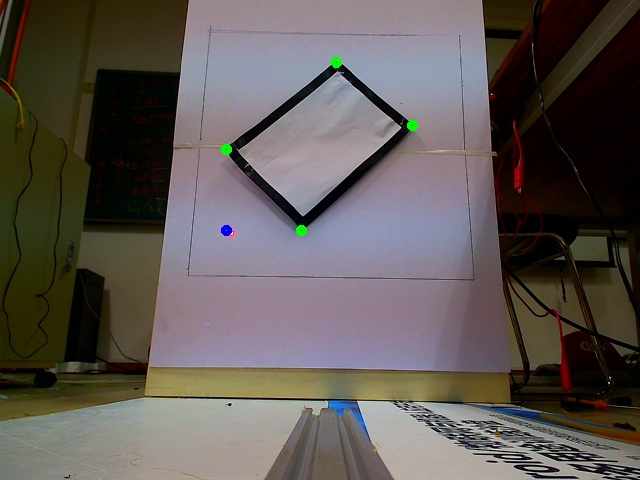
#> input picture FAQ.jpg, 640 x 480 px
$ python -i main.py   (imports and definitions only)
#> lines starting #> are read from the running program, lines starting #| are printed output that depends on the picture; after the words box and inside, x2 and y2 are one past the last pixel; in counts of white or black regions, pixels touching at a corner belong together
from class_driver.class_driver import motor_driver
import time
import RPi.GPIO as GPIO

import cv2
import numpy as np


# [30 lines left out: function get_points, not called in this run]


last_x = 0
last_y = 0

def img_get(img):
    global last_x,last_y
    size_min = 0
    # 滤波二值化
    # gs_frame = cv2.GaussianBlur(img, (gs, gs), 1)
    hsv = cv2.cvtColor(img, cv2.COLOR_BGR2HSV)
    # erode_hsv = cv2.erode(hsv, None, iterations=erode)
    inRange_hsv = cv2.inRange(hsv, np.array([153, 98, 33]), np.array([179, 255, 255]))

    img = inRange_hsv
    # 外接计算
    cnts = cv2.findContours(img, cv2.RETR_EXTERNAL, cv2.CHAIN_APPROX_SIMPLE)[-2]
    target_list = []
    if size_min < 1:
        size_min = 1
    for c in cnts:
        if cv2.contourArea(c) < size_min:
            continue
        else:
            target_list.append(c)
    #print(target_list)
    for cnt in target_list:
        x, y, w, h = cv2.boundingRect(cnt)
        # cv2.rectangle(img0, (x, y), (x + w, y + h), (0, 255, 0), 2)
    if len(target_list) == 0:
        x = last_x
        y = last_y
    last_x = x
    last_y = y
    return x,y

# [18 lines left out: functions round, center, not called in this run]


def mini_any(img):
    point_human_1 = (200, 30)
    point_human_2 = (460, 280)

    #point_human_1 = (0, 0)
    #point_human_2 = (565, 460)
    img = img[point_human_1[1]:point_human_2[1], point_human_1[0]:point_human_2[0]]
    #print(img)
    point_x,point_y = img_get(img)
    return point_y,point_x

# [28 lines left out: function any, not called in this run]


def moive_point(mv_x,mv_y):
    left_driver.raw = left_driver.raw-float(mv_x) # 右小 左大
    left_driver.lll = left_driver.lll-float(mv_y)


# [54 lines left out: functions list_cocu, control, not called in this run]


# [76 lines not run here, left out]

>>> import cv2
>>> picture = cv2.imread('FAQ.jpg')
#> picture is the input picture: shape (480, 640, 3); mean B, G, R 84.1, 87.7, 94.6
>>> result = mini_any(picture)
#> in mini_any, `img = img[point_human_1[1]:point_human_2[1], point_human_1[0]:point_hu..`:
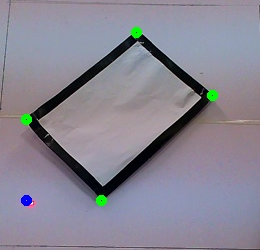
#> img: shape (250, 260, 3); mean of channels 0, 1, 2 146.8, 133.3, 136.5; drawn as B, G, R
#> in img_get, `hsv = cv2.cvtColor(img, cv2.COLOR_BGR2HSV)`: hsv: shape (250, 260, 3); mean H, S, V 128.6, 39.1, 150.3
#> in img_get, `inRange_hsv = cv2.inRange(hsv, np.array([153, 98, 33]), np.array([179,..`:
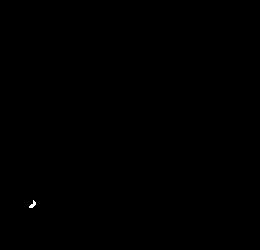
#> inRange_hsv: shape (250, 260); 0.04% white in thin lines or dots, all inside (x1, y1, x2, y2) = (29, 200, 36, 208)
#> in img_get, `cnts = cv2.findContours(img, cv2.RETR_EXTERNAL, cv2.CHAIN_APPROX_SIMPL..`: cnts = 1 contour, all with area under 20
#> the loop in img_get, `for c in cnts:` made 1 pass
#> the loop in img_get, `for cnt in target_list:` made 1 pass
#> (x, y, w, h) on pass 1: (29, 200, 7, 8)
#> in img_get, `last_x = x`: last_x = 29
#> in img_get, `last_y = y`: last_y = 200
#> in mini_any, `point_x,point_y = img_get(img)`: point_x = 29; point_y = 200
#> result = (200, 29)
